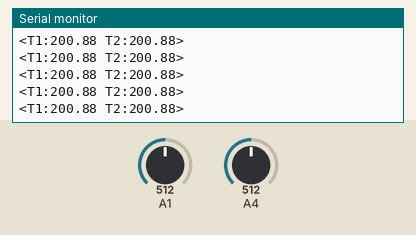
Recording of a sketch running on a simulated Arduino Uno, built with avr-gcc and run on an emulated ATmega328P. Shown: the last lines printed to the serial monitor. Inputs (shaded band) come from the test bench; at power-on: A4 = 512, A1 = 512.

Above: at 4.2 s.
4.3 s: A4 set to 325
At 5.0 s:
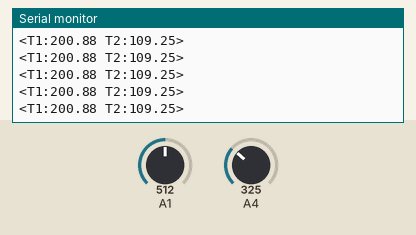
7.3 s: A4 set to 295
At 7.9 s:
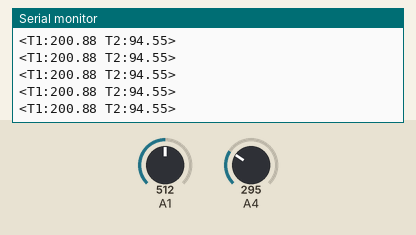
13.3 s: A1 set to 315
At 14.0 s:
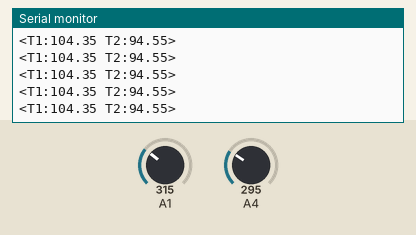
14.8 s: A1 set to 294
At 15.4 s:
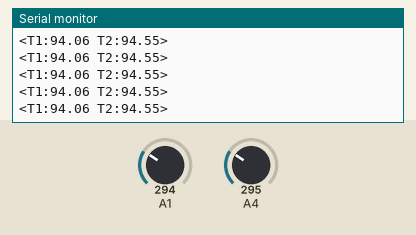
Timing chart, 0 to 17.3 s (numbered marks = the images above; inputs shaded):
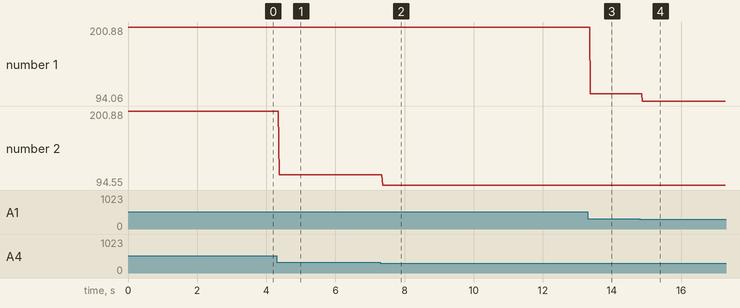

Measured:
- after the input at 4.3 s, the serial monitor: prints a new line after 0.07 s (image 1)
- after the input at 7.3 s, the serial monitor: prints a new line after 0.07 s (image 2)
- after the input at 13.3 s, the serial monitor: prints a new line after 0.07 s (image 3)
- after the input at 14.8 s, the serial monitor: prints a new line after 0.08 s (image 4)
- plotted number 1: 200.88 → 104.35 after the input at 13.3 s, 104.35 → 94.06 after the input at 14.8 s
- plotted number 2: 200.88 → 109.25 after the input at 4.3 s, 109.25 → 94.55 after the input at 7.3 s

The sketch:

TempReader.ino
```cpp
#include <Arduino.h>

int connected = 0;
int connect_time;


float temp1;
float temp2;

//Msg recieve buffer
const byte numChars = 32;
char receivedChars[numChars];
boolean newData = false;


void setup() {

  //Set pins
  pinMode(A1, INPUT);
  pinMode(A4, INPUT);


  //Begin serial connection
  Serial.begin(9600);


}

void loop() {

  //For now dont bother with the handshaking stuff - just send the temperatures forever
  tempRead();


/*
  //See if PC is trying to connect.
  if (connected == 0) {

    connected = checkForHandshake();
  }


  //Once connected - Read temp data and serial write it
  connected = tempRead();

*/
}


void recvWithStartEndMarkers() {
    static boolean recvInProgress = false;
    static byte ndx = 0;
    char startMarker = '<';
    char endMarker = '>';
    char rc;


    while (Serial.available() > 0 && newData == false) {
        rc = Serial.read();

        if (recvInProgress == true) {
            if (rc != endMarker) {
                receivedChars[ndx] = rc;
                ndx++;
                if (ndx >= numChars) {
                    ndx = numChars - 1;
                }
            }
            else {
                receivedChars[ndx] = '\0'; // terminate the string
                recvInProgress = false;
                ndx = 0;
                newData = true;
            }
        }

        else if (rc == startMarker) {
            recvInProgress = true;
        }
    }
}


//Checks to see if the serial is asking for a handshake
int checkForHandshake() {

  connected = 0;
  newData = false;

  recvWithStartEndMarkers();


  //Check if its the handshake message
  if (receivedChars == "<MSG:CONNECT>") {
    //if not the correct message - leave the function
    return;
  }

  //Respond
  Serial.print("<RESP:CONNECT>");


  newData = false;

  recvWithStartEndMarkers();

  //Check if its the handshake message
  if (receivedChars == "<MSG:STARTTEMP>") {
    //Confirm connection
    connected = 1;
    connect_time = millis();
  }

  return connected;
}


//Read the voltage of the temp pins, convert it to a temperature and format it
void pinRead() {

  //Read the analogue signals
  int T1 = analogRead(A1);
  int T2 = analogRead(A4);

  //Convert the digital representation to the analogue voltage
  float T1_f = T1 * 0.0049;
  float T2_f = T2 * 0.0049;

  //Convert the voltages to temperatures
  temp1 = (T1_f - 0.5) / 0.01;
  temp2 = (T2_f - 0.5) / 0.01;

}

//Read the values of the temp sensors and send the formatted version to the PC
int tempRead() {


  //newData = false;
  //recvWithStartEndMarkers();


  //if (receivedChars== "T?") {

    //Read the pin values
    pinRead();


    //Convert them to strings
    char temp1_str[5];
    char temp2_str[5];

    dtostrf(temp1, 3, 1, temp1_str);
    dtostrf(temp2, 3, 1, temp2_str);

    //Write the string
    Serial.print("<T1:");
    Serial.print(temp1);
    Serial.print(" T2:");
    Serial.print(temp2);
    Serial.print(">\n");

    //Update the connection time
    //connect_time = millis();

    //Confirm still connected
    return 1;
    //}


  //Check to see if still connected (i.e. message recieved)
  if ((millis() - connect_time) > 5000) {
    //Return 0 to show the main loop that connection is lost (or slow)
    return 0;
  }
}
```
